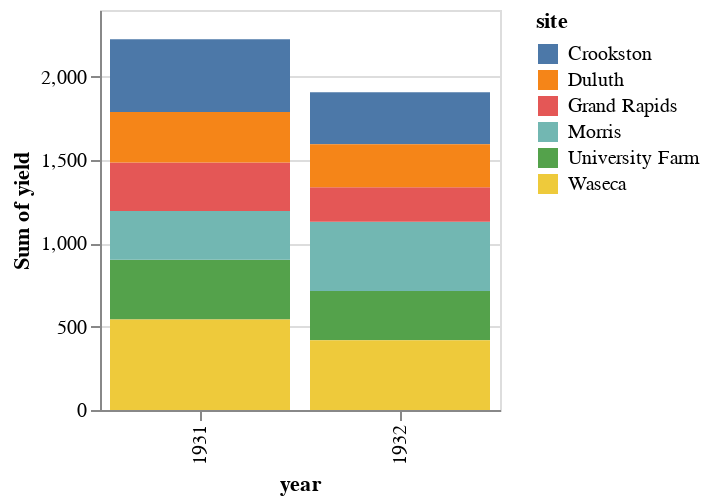

This figure's notebook cell:
### Code cell
import altair_express as alx
from vega_datasets import data

df = data.barley()

alx.barplot(df,x='year:N',y='sum(yield)',color='site:N')

### Figure 1 — Vega-Lite specification as saved in the notebook (floating-point values rounded to 4 significant figures)
{"config": {"view": {"continuousWidth": 400, "continuousHeight": 300}}, "data": {"name": "data-093ece8c35bb2d41094cfb6138ec810b"}, "mark": "bar", "encoding": {"color": {"field": "site", "type": "nominal"}, "x": {"axis": {}, "field": "year", "type": "nominal"}, "y": {"aggregate": "sum", "axis": {}, "field": "yield", "type": "quantitative"}}, "height": 200, "width": 200, "$schema": "https://vega.github.io/schema/vega-lite/v5.2.0.json", "datasets": {"data-093ece8c35bb2d41094cfb6138ec810b": [{"yield": 27.0, "variety": "Manchuria", "year": 1931, "site": "University Farm"}, {"yield": 48.87, "variety": "Manchuria", "year": 1931, "site": "Waseca"}, {"yield": 27.43, "variety": "Manchuria", "year": 1931, "site": "Morris"}, {"yield": 39.93, "variety": "Manchuria", "year": 1931, "site": "Crookston"}, {"yield": 32.97, "variety": "Manchuria", "year": 1931, "site": "Grand Rapids"}, {"yield": 28.97, "variety": "Manchuria", "year": 1931, "site": "Duluth"}, {"yield": 43.07, "variety": "Glabron", "year": 1931, "site": "University Farm"}, {"yield": 55.2, "variety": "Glabron", "year": 1931, "site": "Waseca"}, {"yield": 28.77, "variety": "Glabron", "year": 1931, "site": "Morris"}, {"yield": 38.13, "variety": "Glabron", "year": 1931, "site": "Crookston"}, {"yield": 29.13, "variety": "Glabron", "year": 1931, "site": "Grand Rapids"}, {"yield": 29.67, "variety": "Glabron", "year": 1931, "site": "Duluth"}, {"yield": 35.13, "variety": "Svansota", "year": 1931, "site": "University Farm"}, {"yield": 47.33, "variety": "Svansota", "year": 1931, "site": "Waseca"}, {"yield": 25.77, "variety": "Svansota", "year": 1931, "site": "Morris"}, {"yield": 40.47, "variety": "Svansota", "year": 1931, "site": "Crookston"}, {"yield": 29.67, "variety": "Svansota", "year": 1931, "site": "Grand Rapids"}, {"yield": 25.7, "variety": "Svansota", "year": 1931, "site": "Duluth"}, {"yield": 39.9, "variety": "Velvet", "year": 1931, "site": "University Farm"}, {"yield": 50.23, "variety": "Velvet", "year": 1931, "site": "Waseca"}, {"yield": 26.13, "variety": "Velvet", "year": 1931, "site": "Morris"}, {"yield": 41.33, "variety": "Velvet", "year": 1931, "site": "Crookston"}, {"yield": 23.03, "variety": "Velvet", "year": 1931, "site": "Grand Rapids"}, {"yield": 26.3, "variety": "Velvet", "year": 1931, "site": "Duluth"}, {"yield": 36.57, "variety": "Trebi", "year": 1931, "site": "University Farm"}, {"yield": 63.83, "variety": "Trebi", "year": 1931, "site": "Waseca"}, {"yield": 43.77, "variety": "Trebi", "year": 1931, "site": "Morris"}, {"yield": 46.93, "variety": "Trebi", "year": 1931, "site": "Crookston"}, {"yield": 29.77, "variety": "Trebi", "year": 1931, "site": "Grand Rapids"}, {"yield": 33.93, "variety": "Trebi", "year": 1931, "site": "Duluth"}, {"yield": 43.27, "variety": "No. 457", "year": 1931, "site": "University Farm"}, {"yield": 58.1, "variety": "No. 457", "year": 1931, "site": "Waseca"}, {"yield": 28.7, "variety": "No. 457", "year": 1931, "site": "Morris"}, {"yield": 45.67, "variety": "No. 457", "year": 1931, "site": "Crookston"}, {"yield": 32.17, "variety": "No. 457", "year": 1931, "site": "Grand Rapids"}, {"yield": 33.6, "variety": "No. 457", "year": 1931, "site": "Duluth"}, {"yield": 36.6, "variety": "No. 462", "year": 1931, "site": "University Farm"}, {"yield": 65.77, "variety": "No. 462", "year": 1931, "site": "Waseca"}, {"yield": 30.37, "variety": "No. 462", "year": 1931, "site": "Morris"}, {"yield": 48.57, "variety": "No. 462", "year": 1931, "site": "Crookston"}, {"yield": 24.93, "variety": "No. 462", "year": 1931, "site": "Grand Rapids"}, {"yield": 28.1, "variety": "No. 462", "year": 1931, "site": "Duluth"}, {"yield": 32.77, "variety": "Peatland", "year": 1931, "site": "University Farm"}, {"yield": 48.57, "variety": "Peatland", "year": 1931, "site": "Waseca"}, {"yield": 29.87, "variety": "Peatland", "year": 1931, "site": "Morris"}, {"yield": 41.6, "variety": "Peatland", "year": 1931, "site": "Crookston"}, {"yield": 34.7, "variety": "Peatland", "year": 1931, "site": "Grand Rapids"}, {"yield": 32.0, "variety": "Peatland", "year": 1931, "site": "Duluth"}, {"yield": 24.67, "variety": "No. 475", "year": 1931, "site": "University Farm"}, {"yield": 46.77, "variety": "No. 475", "year": 1931, "site": "Waseca"}, {"yield": 22.6, "variety": "No. 475", "year": 1931, "site": "Morris"}, {"yield": 44.1, "variety": "No. 475", "year": 1931, "site": "Crookston"}, {"yield": 19.7, "variety": "No. 475", "year": 1931, "site": "Grand Rapids"}, {"yield": 33.07, "variety": "No. 475", "year": 1931, "site": "Duluth"}, {"yield": 39.3, "variety": "Wisconsin No. 38", "year": 1931, "site": "University Farm"}, {"yield": 58.8, "variety": "Wisconsin No. 38", "year": 1931, "site": "Waseca"}, {"yield": 29.47, "variety": "Wisconsin No. 38", "year": 1931, "site": "Morris"}, {"yield": 49.87, "variety": "Wisconsin No. 38", "year": 1931, "site": "Crookston"}, {"yield": 34.47, "variety": "Wisconsin No. 38", "year": 1931, "site": "Grand Rapids"}, {"yield": 31.6, "variety": "Wisconsin No. 38", "year": 1931, "site": "Duluth"}, {"yield": 26.9, "variety": "Manchuria", "year": 1932, "site": "University Farm"}, {"yield": 33.47, "variety": "Manchuria", "year": 1932, "site": "Waseca"}, {"yield": 34.37, "variety": "Manchuria", "year": 1932, "site": "Morris"}, {"yield": 32.97, "variety": "Manchuria", "year": 1932, "site": "Crookston"}, {"yield": 22.13, "variety": "Manchuria", "year": 1932, "site": "Grand Rapids"}, {"yield": 22.57, "variety": "Manchuria", "year": 1932, "site": "Duluth"}, {"yield": 36.8, "variety": "Glabron", "year": 1932, "site": "University Farm"}, {"yield": 37.73, "variety": "Glabron", "year": 1932, "site": "Waseca"}, {"yield": 35.13, "variety": "Glabron", "year": 1932, "site": "Morris"}, {"yield": 26.17, "variety": "Glabron", "year": 1932, "site": "Crookston"}, {"yield": 14.43, "variety": "Glabron", "year": 1932, "site": "Grand Rapids"}, {"yield": 25.87, "variety": "Glabron", "year": 1932, "site": "Duluth"}, {"yield": 27.43, "variety": "Svansota", "year": 1932, "site": "University Farm"}, {"yield": 38.5, "variety": "Svansota", "year": 1932, "site": "Waseca"}, {"yield": 35.03, "variety": "Svansota", "year": 1932, "site": "Morris"}, {"yield": 20.63, "variety": "Svansota", "year": 1932, "site": "Crookston"}, {"yield": 16.63, "variety": "Svansota", "year": 1932, "site": "Grand Rapids"}, {"yield": 22.23, "variety": "Svansota", "year": 1932, "site": "Duluth"}, {"yield": 26.8, "variety": "Velvet", "year": 1932, "site": "University Farm"}, {"yield": 37.4, "variety": "Velvet", "year": 1932, "site": "Waseca"}, {"yield": 38.83, "variety": "Velvet", "year": 1932, "site": "Morris"}, {"yield": 32.07, "variety": "Velvet", "year": 1932, "site": "Crookston"}, {"yield": 32.23, "variety": "Velvet", "year": 1932, "site": "Grand Rapids"}, {"yield": 22.47, "variety": "Velvet", "year": 1932, "site": "Duluth"}, {"yield": 29.07, "variety": "Trebi", "year": 1932, "site": "University Farm"}, {"yield": 49.23, "variety": "Trebi", "year": 1932, "site": "Waseca"}, {"yield": 46.63, "variety": "Trebi", "year": 1932, "site": "Morris"}, {"yield": 41.83, "variety": "Trebi", "year": 1932, "site": "Crookston"}, {"yield": 20.63, "variety": "Trebi", "year": 1932, "site": "Grand Rapids"}, {"yield": 30.6, "variety": "Trebi", "year": 1932, "site": "Duluth"}, {"yield": 26.43, "variety": "No. 457", "year": 1932, "site": "University Farm"}, {"yield": 42.2, "variety": "No. 457", "year": 1932, "site": "Waseca"}, {"yield": 43.53, "variety": "No. 457", "year": 1932, "site": "Morris"}, {"yield": 34.33, "variety": "No. 457", "year": 1932, "site": "Crookston"}, {"yield": 19.47, "variety": "No. 457", "year": 1932, "site": "Grand Rapids"}, {"yield": 22.7, "variety": "No. 457", "year": 1932, "site": "Duluth"}, {"yield": 25.57, "variety": "No. 462", "year": 1932, "site": "University Farm"}, {"yield": 44.7, "variety": "No. 462", "year": 1932, "site": "Waseca"}, {"yield": 47.0, "variety": "No. 462", "year": 1932, "site": "Morris"}, {"yield": 30.53, "variety": "No. 462", "year": 1932, "site": "Crookston"}, {"yield": 19.9, "variety": "No. 462", "year": 1932, "site": "Grand Rapids"}, {"yield": 22.5, "variety": "No. 462", "year": 1932, "site": "Duluth"}, {"yield": 28.07, "variety": "Peatland", "year": 1932, "site": "University Farm"}, {"yield": 36.03, "variety": "Peatland", "year": 1932, "site": "Waseca"}, {"yield": 43.2, "variety": "Peatland", "year": 1932, "site": "Morris"}, {"yield": 25.23, "variety": "Peatland", "year": 1932, "site": "Crookston"}, {"yield": 26.77, "variety": "Peatland", "year": 1932, "site": "Grand Rapids"}, {"yield": 31.37, "variety": "Peatland", "year": 1932, "site": "Duluth"}, {"yield": 30.0, "variety": "No. 475", "year": 1932, "site": "University Farm"}, {"yield": 41.27, "variety": "No. 475", "year": 1932, "site": "Waseca"}, {"yield": 44.23, "variety": "No. 475", "year": 1932, "site": "Morris"}, {"yield": 32.13, "variety": "No. 475", "year": 1932, "site": "Crookston"}, {"yield": 15.23, "variety": "No. 475", "year": 1932, "site": "Grand Rapids"}, {"yield": 27.37, "variety": "No. 475", "year": 1932, "site": "Duluth"}, {"yield": 38.0, "variety": "Wisconsin No. 38", "year": 1932, "site": "University Farm"}, {"yield": 58.17, "variety": "Wisconsin No. 38", "year": 1932, "site": "Waseca"}, {"yield": 47.17, "variety": "Wisconsin No. 38", "year": 1932, "site": "Morris"}, {"yield": 35.9, "variety": "Wisconsin No. 38", "year": 1932, "site": "Crookston"}, {"yield": 20.67, "variety": "Wisconsin No. 38", "year": 1932, "site": "Grand Rapids"}, {"yield": 29.33, "variety": "Wisconsin No. 38", "year": 1932, "site": "Duluth"}]}}
